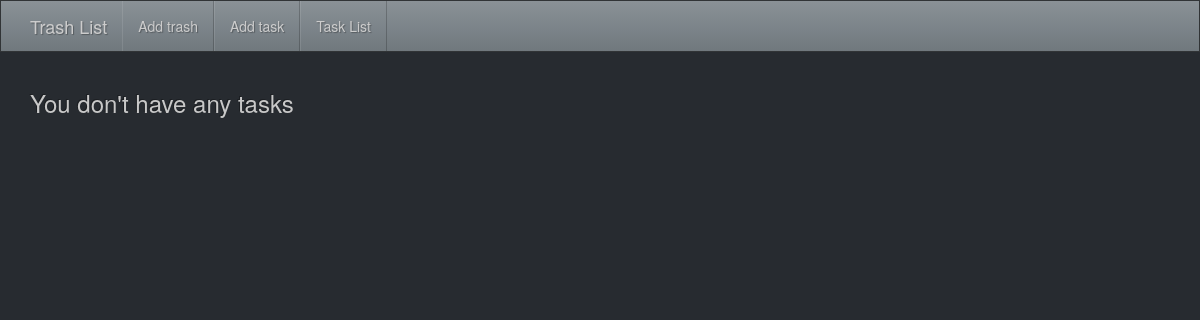
The page /task_list/ on the database as committed earlier.
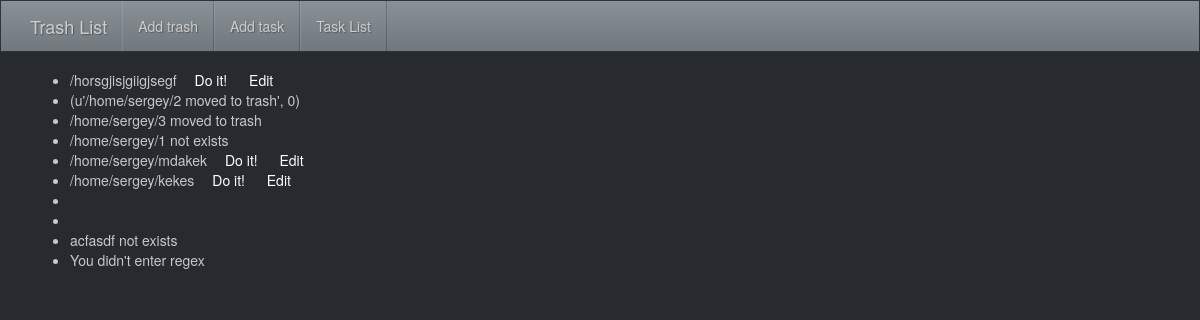
The same page on the database as committed later.
### TrashExplorer/models.py (models this page shows)
class TaskInfo(models.Model):
    target = models.CharField(max_length=500, default=" ")
    silent = models.BooleanField(default=False)
    dry = models.BooleanField(default=False)
    force = models.BooleanField(default=False)
    trash = models.ForeignKey(TrashInfo, default=None)
    OPERATION_CHOICES = (
        ("simple delete", "simple delete"),
        ("delete by regex", "delete by regex"),
    )
    operation_type = models.CharField(max_length=50, choices=OPERATION_CHOICES, default=None)
    done = models.BooleanField(default=False)
    info_message = models.CharField(max_length=300, default=" ")
    regex = models.CharField(max_length=200, default=" ")

### TrashExplorer/views.py (the view)
# urls.py: url(r'^task_list/$', views.TaskList.as_view(), name='task_list'),
class TaskList(ListView):
    model = TaskInfo
    template_name = "TrashExplorer/task_list.html"
    def get_queryset(self):
        return TaskInfo.objects.all()

### TrashExplorer/templates/TrashExplorer/task_list.html
{% extends 'TrashExplorer/base.html' %}
{% block content %}
{% if object_list %}
	<ul>
		{% for task in object_list %}
			{% if not task.done %}
				<li>
					 {{ task.target }}&emsp;
					<a href= " {% url 'run' task.id %}" > Do it! </a>&emsp;
					<a href=/update_task/{{task.id }} > Edit</a>
				</li>
			{% else %}
				<li>{{ task.info_message }}</li>
			{% endif %}
		{% endfor %}
	</ul>
{% else %}
	<h3>You don't have any tasks</h3>
{% endif %}
{% endblock %}

### TrashExplorer/templates/TrashExplorer/base.html (shortened to what this page needs)
{% load staticfiles %}
<!DOCTYPE html>
<html lang="en">
  <head>
    <link href="{% static 'TrashExplorer/bootstrap.min.css' %}" rel="stylesheet">
    <link href="{% static 'TrashExplorer/style.css' %}" rel="stylesheet">
  </head>
  <body>
    <nav class="navbar navbar-inverse navbar-fixed-top">
      <div class="container">
        <div class="navbar-header">
          <a class="navbar-brand" href="/">Trash List</a>
        </div>
        <div id="navbar" class="collapse navbar-collapse">
          <ul class="nav navbar-nav">
            <li><a href="/add_trash">Add trash</a></li>
            <li><a href="/add_task">Add task</a></li>
            <li><a href="/task_list">Task List</a></li>
          </ul>
        </div>
      </div>
    </nav>
    <div class="container main-content">
        {% block content %}
        {% endblock %}
    </div>
  </body>
</html>

### TrashExplorer/static/TrashExplorer/style.css (style rules this page uses)
.main-content { margin-top: 70px; }

Rows that differ between the two databases and show on the page:
added TaskInfo: target "/horsgjisjgiigjsegf"
added TaskInfo: info_message "(u'/home/sergey/2 moved to trash', 0)"
added TaskInfo: info_message "/home/sergey/3 moved to trash"
added TaskInfo: info_message "/home/sergey/1 not exists"
added TaskInfo: target "/home/sergey/mdakek"
added TaskInfo: target "/home/sergey/kekes"
added TaskInfo: info_message "acfasdf not exists"
added TaskInfo: info_message "You didn't enter regex"
Other text that changed with them:
text no longer shown: "You don't have any tasks"
